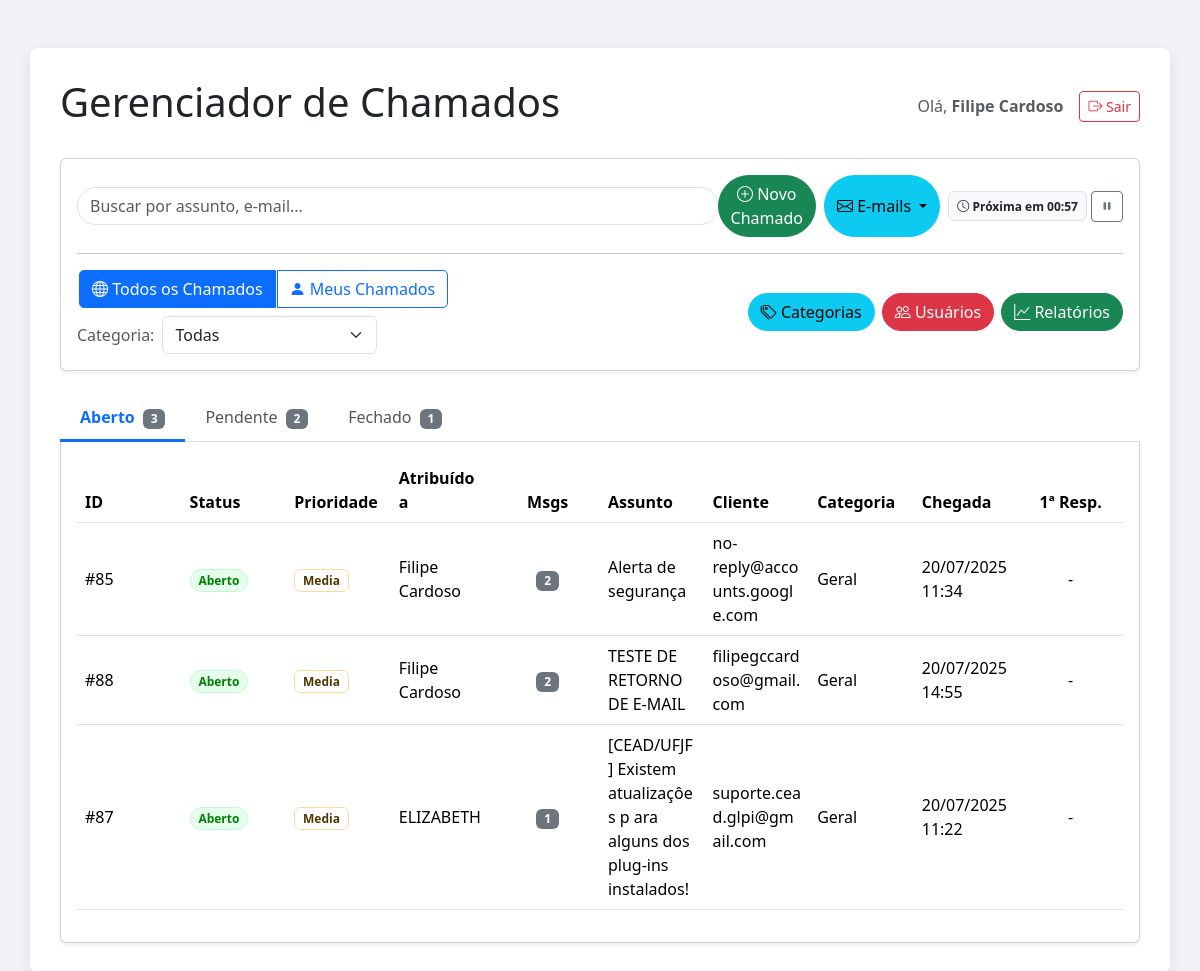
The page /index.php (signed in) on the database its author committed.
### tables this page shows
CREATE TABLE `chamados` (
  `id` int NOT NULL AUTO_INCREMENT,
  `usuario_id` int DEFAULT NULL,
  `assunto` varchar(255) NOT NULL,
  `status` enum('Aberto','Pendente','Fechado') NOT NULL DEFAULT 'Aberto',
  `prioridade` enum('Baixa','Media','Alta') NOT NULL DEFAULT 'Media',
  `requer_atencao` tinyint(1) NOT NULL DEFAULT '1',
  `data_criacao` datetime NOT NULL DEFAULT CURRENT_TIMESTAMP,
  `ultimo_update` datetime NOT NULL DEFAULT CURRENT_TIMESTAMP ON UPDATE CURRENT_TIMESTAMP,
  `email_cliente` varchar(255) NOT NULL COMMENT 'Email do remetente original',
  `categoria_id` int DEFAULT NULL,
  PRIMARY KEY (`id`),
  KEY `usuario_id` (`usuario_id`),
  KEY `categoria_id` (`categoria_id`),
  CONSTRAINT `fk_chamados_categoria` FOREIGN KEY (`categoria_id`) REFERENCES `categorias_chamado` (`id`) ON DELETE SET NULL,
  CONSTRAINT `fk_chamados_usuario` FOREIGN KEY (`usuario_id`) REFERENCES `usuarios` (`id`) ON DELETE SET NULL
);

CREATE TABLE `usuarios` (
  `id` int NOT NULL AUTO_INCREMENT,
  `nome` varchar(255) NOT NULL,
  `email` varchar(255) NOT NULL,
  `senha` varchar(255) NOT NULL,
  `ativo` tinyint(1) NOT NULL DEFAULT '1',
  `role` enum('admin','atendente') NOT NULL DEFAULT 'atendente',
  `email_sender_name_type` enum('real_name','global_name') NOT NULL DEFAULT 'real_name' COMMENT 'Define o nome de exibiÃ§Ã£o no e-mail: nome real do usuÃ¡rio ou nome global do suporte.',
  `signature_html` mediumtext,
  PRIMARY KEY (`id`),
  UNIQUE KEY `email` (`email`)
);

CREATE TABLE `categorias_chamado` (
  `id` int NOT NULL AUTO_INCREMENT,
  `nome` varchar(100) NOT NULL,
  `ativa` tinyint(1) NOT NULL DEFAULT '1',
  PRIMARY KEY (`id`),
  UNIQUE KEY `nome` (`nome`)
);

### index.php (the view, shortened to what this page needs)
<?php
require_once __DIR__ . '/config/config.php';
$view_mode = $_GET['view'] ?? 'all';
$current_user_id = $_SESSION['usuario_id'];
$search_query = isset($_GET['q']) ? trim($_GET['q']) : '';
$is_searching = !empty($search_query);
$page = isset($_GET['page']) && is_numeric($_GET['page']) ? (int)$_GET['page'] : 1;
$offset = ($page - 1) * RESULTS_PER_PAGE;
$selected_category_id = isset($_GET['category_id']) && is_numeric($_GET['category_id']) ? (int)$_GET['category_id'] : null;
function format_time_diff($start, $end) {
    if (!$start || !$end) return '-';
    $interval = (new DateTime($start))->diff(new DateTime($end));
    $parts = [];
    if ($interval->h > 0) $parts[] = $interval->h . 'h';
    if ($interval->i > 0) $parts[] = $interval->i . 'm';
    return empty($parts) ? '0m' : implode(' ', $parts);
}
function render_ticket_table($result) {
    if ($result && $result->num_rows > 0) {
        while($row = $result->fetch_assoc()) {
            $requer_atencao = (bool)($row['requer_atencao'] ?? false);
            $row_class = $requer_atencao ? 'table-info' : '';
            echo "<tr data-ticket-id='" . $row['id'] . "' onclick=\"window.location='view_ticket.php?id=" . $row['id'] . "';\" class='" . $row_class . "'>";
            echo "<td>#" . $row['id'] . ($requer_atencao ? " <span class='badge bg-primary'>Novo</span>" : "") . "</td>";
            echo "<td><span class='badge rounded-pill status-" . strtolower($row['status']) . "'>" . $row['status'] . "</span></td>";
            echo "<td><span class='badge prioridade-" . strtolower($row['prioridade']) . "'>" . $row['prioridade'] . "</span></td>";
            echo "<td>" . htmlspecialchars($row['nome_usuario'] ?? 'N/A') . "</td>";
            echo "<td class='text-center'><span class='badge bg-secondary'>" . ($row['message_count'] ?? 0) . "</span></td>";
            echo "<td>" . htmlspecialchars($row['assunto']) . "</td>";
            echo "<td>" . htmlspecialchars($row['email_cliente']) . "</td>";
            echo "<td>" . htmlspecialchars($row['nome_categoria'] ?? 'N/A') . "</td>";
            $arrival_date = $row['arrival_date'] ?? $row['data_criacao'];
            echo "<td>" . date('d/m/Y H:i', strtotime($arrival_date)) . "</td>";
            echo "<td class='text-center'>" . format_time_diff($arrival_date, $row['first_reply_date'] ?? null) . "</td>";
            echo "</tr>";
        }
    } else {
        echo "<tr class='no-tickets-row'><td colspan='10' class='text-center text-muted'>Nenhum chamado encontrado.</td></tr>";
    }
}
function render_pagination($current_page, $total_pages, $base_params) {
    if ($total_pages <= 1) return;
}
function get_filtered_query_parts($view_mode, $current_user_id, $status = null, $search_query = '', $category_id = null) {
    $sql_where = '';
    $params = [];
    $types = '';
    $conditions = [];
    if ($status) {
        $conditions[] = "c.status = ?";
        $types .= 's';
        $params[] = $status;
    }
    if (!empty($conditions)) {
        $sql_where = " WHERE " . implode(' AND ', $conditions);
    }
    return ['where' => $sql_where, 'params' => $params, 'types' => $types];
}
function get_base_query() {
    return "
        SELECT
            c.*,
            u.nome as nome_usuario,
            cat.nome as nome_categoria,
            (SELECT COUNT(*) FROM mensagens m_count WHERE m_count.chamado_id = c.id) as message_count,
            (SELECT MIN(m_first.data_envio) FROM mensagens m_first WHERE m_first.chamado_id = c.id) as arrival_date,
            (SELECT MIN(m_resp.data_envio) FROM mensagens m_resp WHERE m_resp.chamado_id = c.id AND m_resp.tipo = 'enviado') as first_reply_date
        FROM chamados c
        LEFT JOIN usuarios u ON c.usuario_id = u.id
        LEFT JOIN categorias_chamado cat ON c.categoria_id = cat.id
    ";
}
?>
<!DOCTYPE html>
<html lang="pt-br">
<head>
    <link href="https://cdn.jsdelivr.net/npm/bootstrap@5.3.3/dist/css/bootstrap.min.css" rel="stylesheet">
    <link rel="stylesheet" href="https://cdn.jsdelivr.net/npm/bootstrap-icons@1.11.3/font/bootstrap-icons.min.css">
</head>
<body>
    <div class="container mt-5">
        <div class="d-flex justify-content-between align-items-center mb-4 flex-wrap gap-3">
            <h1>Gerenciador de Chamados</h1>
            <div class="d-flex align-items-center">
                <span class="me-3 text-muted">Olá, <strong><?php echo htmlspecialchars($_SESSION['usuario_nome']); ?></strong></span>
                <a href="logout.php" class="btn btn-outline-danger btn-sm"><i class="bi bi-box-arrow-right"></i> Sair</a>
            </div>
        </div>
        <div class="card mb-4 shadow-sm">
            <div class="card-body">
                <div class="row align-items-center mb-3 g-3">
                    <div class="col-md-7 col-lg-8">
                        <form action="index.php" method="GET" class="d-flex">
                            <input type="text" class="form-control me-2 rounded-pill" name="q" placeholder="Buscar por assunto, e-mail..." value="<?php echo htmlspecialchars($search_query); ?>">
                            <button type="submit" class="btn btn-success rounded-pill"><i class="bi bi-search"></i></button>
                        </form>
                    </div>
                    <div class="col-md-5 col-lg-4 text-end d-flex justify-content-end align-items-center">
                        <div class="btn-group" role="group">
                            <a href="compose.php" class="btn btn-success rounded-pill"><i class="bi bi-plus-circle"></i> Novo Chamado</a>
                            <button type="button" class="btn btn-info dropdown-toggle rounded-pill ms-2" id="email-action-btn" data-bs-toggle="dropdown" aria-expanded="false">
                                <i class="bi bi-envelope"></i> E-mails
                            </button>
                        </div>
                        <span id="fetch-timer" class="badge bg-light text-dark ms-2 p-2 border"></span>
                     <button id="pause-resume-btn" class="btn btn-sm btn-outline-secondary ms-1" title="Pausar/Retomar Automação">
            </button>
                    </div>
                </div>
                <hr class="my-3">
                <div class="row align-items-center g-3">
                    <div class="col-md-6">
                        <div class="d-flex flex-wrap gap-2">
                            <div class="btn-group btn-group-filter">
                                <a href="index.php?view=all" class="btn <?php echo ($view_mode === 'all') ? 'btn-primary' : 'btn-outline-primary'; ?>"><i class="bi bi-globe"></i> Todos os Chamados</a>
                                <a href="index.php?view=mine" class="btn <?php echo ($view_mode === 'mine') ? 'btn-primary' : 'btn-outline-primary'; ?>"><i class="bi bi-person-fill"></i> Meus Chamados</a>
                            </div>
                            <form action="index.php" method="GET" class="d-flex align-items-center flex-grow-1" style="max-width: 300px;">
                                <label for="category_filter" class="form-label mb-0 me-2 text-muted">Categoria:</label>
                                <select name="category_id" id="category_filter" class="form-select" onchange="this.form.submit()">
                                    <option value="">Todas</option>
                                </select>
                            </form>
                        </div>
                    </div>
                    <div class="col-md-6 text-end">
                        <?php if (isset($_SESSION['usuario_role']) && $_SESSION['usuario_role'] === 'admin'): ?>
                        <div class="btn-group flex-wrap gap-2">
                            <a href="manage_categories.php" class="btn btn-info rounded-pill"><i class="bi bi-tags"></i> Categorias</a>
                            <a href="manage_users.php" class="btn btn-danger rounded-pill"><i class="bi bi-people"></i> Usuários</a>
                            <a href="reports_dashboard.php" class="btn btn-success rounded-pill"><i class="bi bi-graph-up"></i> Relatórios</a>
                        </div>
                        <?php endif; ?>
                    </div>
                </div>
            </div>
        </div>
        <?php if ($is_searching): ?>
            <div class="card shadow-sm">
                <div class="card-header fs-5">Resultados da busca por: <strong>"<?php echo htmlspecialchars($search_query); ?>"</strong></div>
                <div class="card-body">
                    <table class="table table-hover align-middle">
                        <thead><tr><th>ID</th><th>Status</th><th>Prioridade</th><th>Atribuído a</th><th class="text-center">Msgs</th><th>Assunto</th><th>Cliente</th><th>Categoria</th><th>Chegada</th><th class="text-center">1ª Resp.</th></tr></thead>
                        <tbody>
                            <?php
                            $query_parts = get_filtered_query_parts($view_mode, $current_user_id, null, $search_query, $selected_category_id);
                            $count_sql = "SELECT COUNT(DISTINCT c.id) as total FROM chamados c LEFT JOIN mensagens m ON c.id = m.chamado_id " . $query_parts['where'];
                            $stmt_count = $conn->prepare($count_sql);
                            if (!empty($query_parts['types'])) $stmt_count->bind_param($query_parts['types'], ...$query_parts['params']);
                            $stmt_count->execute();
                            $total_results = $stmt_count->get_result()->fetch_assoc()['total'];
                            $total_pages = ceil($total_results / RESULTS_PER_PAGE);
                            $data_sql = get_base_query() . " LEFT JOIN mensagens m ON c.id = m.chamado_id " . $query_parts['where'] . " GROUP BY c.id ORDER BY c.ultimo_update DESC LIMIT ? OFFSET ?";
                            $query_parts['types'] .= 'ii';
                            $query_parts['params'][] = RESULTS_PER_PAGE;
                            $query_parts['params'][] = $offset;
                            $stmt_data = $conn->prepare($data_sql);
                            $stmt_data->bind_param($query_parts['types'], ...$query_parts['params']);
                            $stmt_data->execute();
                            render_ticket_table($stmt_data->get_result());
                            ?>
                        </tbody>
                    </table>
                    <?php render_pagination($page, $total_pages, ['view' => $view_mode, 'q' => $search_query, 'category_id' => $selected_category_id]); ?>
                </div>
            </div>
        <?php else: ?>
            <ul class="nav nav-tabs" id="statusTabs" role="tablist">
                <?php
                $active_tab_from_get = $_GET['tab'] ?? 'aberto';
                foreach (['Aberto', 'Pendente', 'Fechado'] as $status):
                    $is_active_tab = (strtolower($status) === $active_tab_from_get);
                    $query_parts_count = get_filtered_query_parts($view_mode, $current_user_id, $status, '', $selected_category_id);
                    $count_sql = "SELECT COUNT(DISTINCT c.id) as total FROM chamados c " . $query_parts_count['where'];
                    $stmt_count = $conn->prepare($count_sql);
                    if (!empty($query_parts_count['types'])) $stmt_count->bind_param($query_parts_count['types'], ...$query_parts_count['params']);
                    $stmt_count->execute();
                    $count = $stmt_count->get_result()->fetch_assoc()['total'];
                ?>
                <li class="nav-item" role="presentation">
                    <button class="nav-link <?php echo $is_active_tab ? 'active' : ''; ?>" id="<?php echo strtolower($status); ?>-tab" data-bs-toggle="tab" data-bs-target="#<?php echo strtolower($status); ?>-pane" type="button">
                        <?php echo $status; ?> <span class="badge bg-secondary ms-1"><?php echo $count; ?></span>
                    </button>
                </li>
                <?php endforeach; ?>
            </ul>
            <div class="tab-content" id="statusTabsContent">
                <?php foreach (['Aberto', 'Pendente', 'Fechado'] as $status):
                    $is_active_tab = (strtolower($status) === $active_tab_from_get);
                ?>
                <div class="tab-pane fade <?php echo $is_active_tab ? 'show active' : ''; ?>" id="<?php echo strtolower($status); ?>-pane" role="tabpanel">
                    <div class="card border-top-0 rounded-0 rounded-bottom shadow-sm">
                        <div class="card-body">
                            <div class="table-responsive">
                                <table class="table table-hover align-middle">
                                    <thead><tr><th>ID</th><th>Status</th><th>Prioridade</th><th>Atribuído a</th><th class="text-center">Msgs</th><th>Assunto</th><th>Cliente</th><th>Categoria</th><th>Chegada</th><th class="text-center">1ª Resp.</th></tr></thead>
                                    <tbody>
                                        <?php
                                            $query_parts = get_filtered_query_parts($view_mode, $current_user_id, $status, '', $selected_category_id);
                                            $data_sql = get_base_query() . $query_parts['where'] . " GROUP BY c.id ORDER BY c.requer_atencao DESC, c.ultimo_update DESC LIMIT ? OFFSET ?";
                                            $data_types = $query_parts['types'] . 'ii';
                                            $data_params = array_merge($query_parts['params'], [RESULTS_PER_PAGE, $offset]);
                                            $stmt_data = $conn->prepare($data_sql);
                                            $stmt_data->bind_param($data_types, ...$data_params);
                                            $stmt_data->execute();
                                            render_ticket_table($stmt_data->get_result());
                                        ?>
                                    </tbody>
                                </table>
                            </div>
                        </div>
                    </div>
                </div>
                <?php endforeach; ?>
            </div>
        <?php endif; ?>
    </div>
</body>
</html>

### rows shown on the page
chamados: id "85", status "Aberto", prioridade "Media", usuario.nome "Filipe Cardoso", message_count "2", assunto "Alerta de segurança", email_cliente "no-reply@accounts.google.com", categoria.nome "Geral", arrival_date "20/07/2025 11:34", first_reply_date "-"
chamados: id "88", status "Aberto", prioridade "Media", usuario.nome "Filipe Cardoso", message_count "2", assunto "TESTE DE RETORNO DE E-MAIL", email_cliente "filipegccardoso@gmail.com", categoria.nome "Geral", arrival_date "20/07/2025 14:55", first_reply_date "-"
chamados: id "87", status "Aberto", prioridade "Media", usuario.nome "ELIZABETH", message_count "1", assunto "[CEAD/UFJF] Existem atualizaçôes p ara alguns dos plug-ins instalados!", email_cliente "suporte.cead.glpi@gmail.com", categoria.nome "Geral", arrival_date "20/07/2025 11:22", first_reply_date "-"

### other values the page prints
$_SESSION['usuario_nome'] "Filipe Cardoso"
$status "Aberto"
$count "3"
$status "Pendente"
$count "2"
$status "Fechado"
$count "1"
